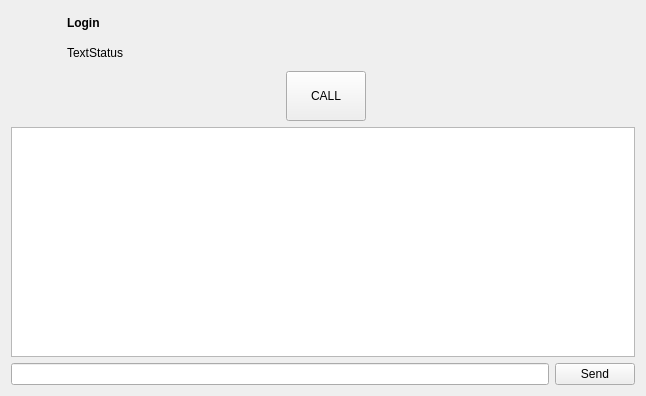
<?xml version="1.0" encoding="UTF-8"?>
<ui version="4.0">
 <class>Conversation</class>
 <widget class="QWidget" name="Conversation">
  <property name="geometry">
   <rect>
    <x>0</x>
    <y>0</y>
    <width>646</width>
    <height>396</height>
   </rect>
  </property>
  <property name="windowTitle">
   <string>Babibel - login_x</string>
  </property>
  <layout class="QGridLayout" name="gridLayout_2">
   <item row="4" column="0" colspan="4">
    <widget class="QTextBrowser" name="textBrowser"/>
   </item>
   <item row="5" column="0" colspan="4">
    <layout class="QHBoxLayout" name="horizontalLayout">
     <item>
      <widget class="QLineEdit" name="lineEdit">
       <property name="maxLength">
        <number>500</number>
       </property>
      </widget>
     </item>
     <item>
      <widget class="QPushButton" name="sendButton">
       <property name="maximumSize">
        <size>
         <width>1666666</width>
         <height>16777215</height>
        </size>
       </property>
       <property name="text">
        <string>Send</string>
       </property>
      </widget>
     </item>
    </layout>
   </item>
   <item row="1" column="3">
    <spacer name="horizontalSpacer">
     <property name="orientation">
      <enum>Qt::Horizontal</enum>
     </property>
     <property name="sizeHint" stdset="0">
      <size>
       <width>40</width>
       <height>20</height>
      </size>
     </property>
    </spacer>
   </item>
   <item row="0" column="0" colspan="4">
    <layout class="QGridLayout" name="gridLayout">
     <property name="bottomMargin">
      <number>0</number>
     </property>
     <item row="0" column="1">
      <widget class="QLabel" name="login">
       <property name="font">
        <font>
         <weight>75</weight>
         <bold>true</bold>
        </font>
       </property>
       <property name="text">
        <string>Login</string>
       </property>
      </widget>
     </item>
     <item row="1" column="1">
      <widget class="QLabel" name="textStatus">
       <property name="text">
        <string>TextStatus</string>
       </property>
      </widget>
     </item>
     <item row="0" column="0" rowspan="2">
      <widget class="QLabel" name="babibel">
       <property name="sizePolicy">
        <sizepolicy hsizetype="Fixed" vsizetype="Fixed">
         <horstretch>0</horstretch>
         <verstretch>0</verstretch>
        </sizepolicy>
       </property>
       <property name="minimumSize">
        <size>
         <width>50</width>
         <height>54</height>
        </size>
       </property>
       <property name="maximumSize">
        <size>
         <width>50</width>
         <height>54</height>
        </size>
       </property>
       <property name="text">
        <string/>
       </property>
       <property name="pixmap">
        <pixmap resource="../ressources/images.qrc">:/Images/images/contact.png</pixmap>
       </property>
      </widget>
     </item>
    </layout>
   </item>
   <item row="1" column="2">
    <widget class="QPushButton" name="callButton">
     <property name="minimumSize">
      <size>
       <width>0</width>
       <height>50</height>
      </size>
     </property>
     <property name="maximumSize">
      <size>
       <width>100</width>
       <height>16777215</height>
      </size>
     </property>
     <property name="text">
      <string>CALL</string>
     </property>
    </widget>
   </item>
   <item row="1" column="1">
    <spacer name="horizontalSpacer_4">
     <property name="orientation">
      <enum>Qt::Horizontal</enum>
     </property>
     <property name="sizeHint" stdset="0">
      <size>
       <width>40</width>
       <height>20</height>
      </size>
     </property>
    </spacer>
   </item>
  </layout>
 </widget>
 <tabstops>
  <tabstop>callButton</tabstop>
  <tabstop>textBrowser</tabstop>
  <tabstop>lineEdit</tabstop>
  <tabstop>sendButton</tabstop>
 </tabstops>
 <resources>
  <include location="../ressources/images.qrc"/>
 </resources>
 <connections/>
</ui>
